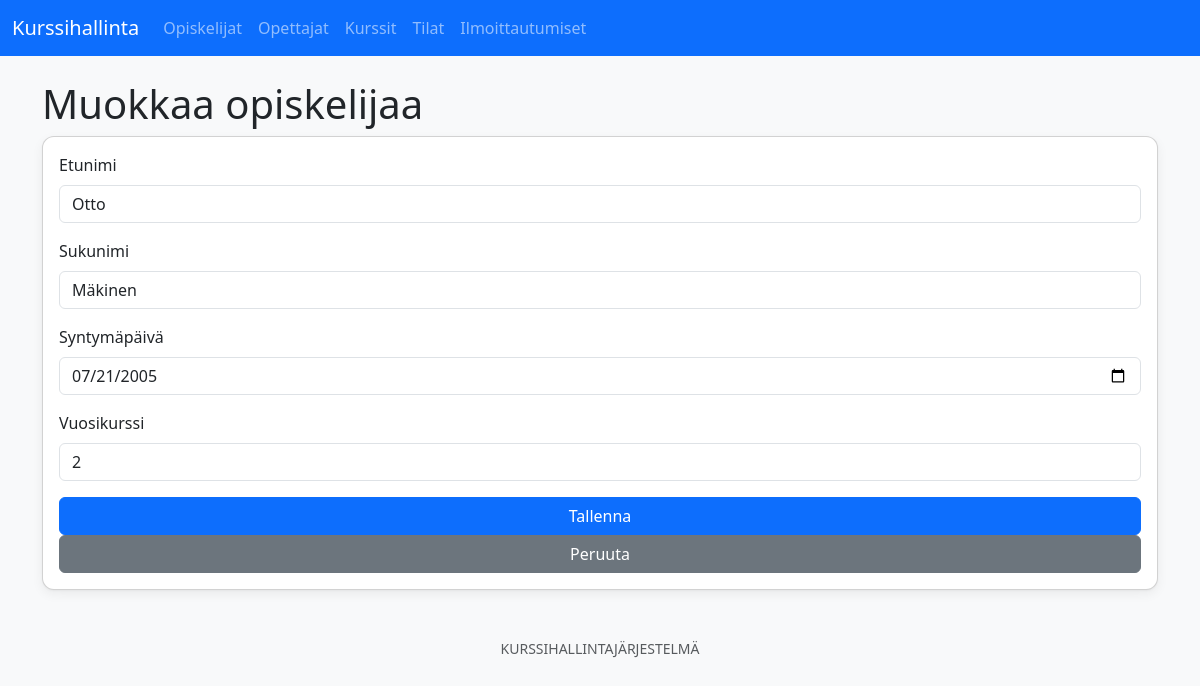
The app's page /students/edit.php?id=2 with its own data.
### tables this page shows
CREATE TABLE IF NOT EXISTS students (
  student_id INT AUTO_INCREMENT PRIMARY KEY,
  first_name VARCHAR(100) NOT NULL,
  last_name VARCHAR(100) NOT NULL,
  birthdate DATE,
  year_group TINYINT UNSIGNED CHECK (year_group BETWEEN 1 AND 3)
);

### students/edit.php (the view, shortened to what this page needs)
<?php
require_once __DIR__ . '/../includes/config.php';
$id = (int)($_GET['id'] ?? 0); if ($id<=0) die('Invalid id');
$stmt = $mysqli->prepare("SELECT * FROM students WHERE student_id = ?"); $stmt->bind_param('i',$id); $stmt->execute(); $student = $stmt->get_result()->fetch_assoc(); if (!$student) die('Not found');
require_once __DIR__ . '/../includes/header.php';
?>
<h1>Muokkaa opiskelijaa</h1>
<form method="post" class="card p-3">
  <div class="mb-3"><label class="form-label">Etunimi</label><input name="first_name" class="form-control" required value="<?=htmlspecialchars($student['first_name'])?>"></div>
  <div class="mb-3"><label class="form-label">Sukunimi</label><input name="last_name" class="form-control" required value="<?=htmlspecialchars($student['last_name'])?>"></div>
  <div class="mb-3"><label class="form-label">Syntymäpäivä</label><input type="date" name="birthdate" class="form-control" value="<?=htmlspecialchars($student['birthdate'])?>"></div>
  <div class="mb-3"><label class="form-label">Vuosikurssi</label><input type="number" min="1" max="3" name="year_group" class="form-control" required value="<?= (int)$student['year_group'] ?>"></div>
  <button class="btn btn-primary">Tallenna</button>
  <a class="btn btn-secondary" href="view.php?id=<?=$id?>">Peruuta</a>
</form>
<?php require_once __DIR__ . '/../includes/footer.php'; ?>

### assets/style.css (style rules this page uses)
body { font-family: system-ui, -apple-system, 'Segoe UI', Roboto, 'Helvetica Neue', Arial; background-color: #f8f9fa; color: #212529; }
.card { background-color: #ffffff; border-radius: 12px; box-shadow: 0 4px 12px rgba(0, 0, 0, 0.06), 0 1px 2px rgba(0, 0, 0, 0.04); transition: transform 0.2s ease, box-shadow 0.2s ease; }

### records on screen
students: first_name "Otto", last_name "Mäkinen", birthdate "07/21/2005", year_group "2"
